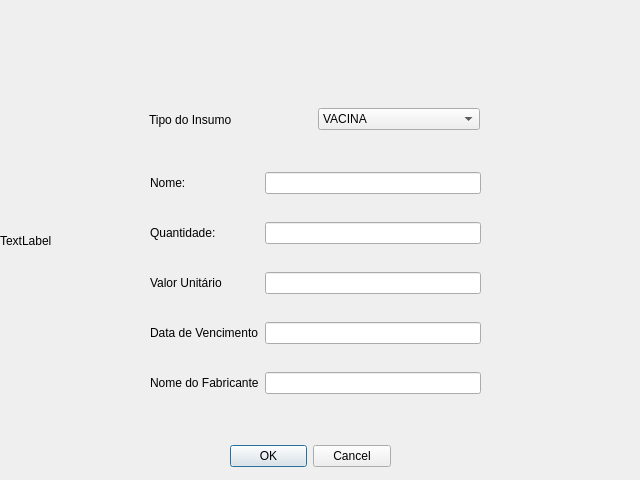
<?xml version="1.0" encoding="UTF-8"?>
<ui version="4.0">
 <class>cadastro</class>
 <widget class="QDialog" name="cadastro">
  <property name="geometry">
   <rect>
    <x>0</x>
    <y>0</y>
    <width>640</width>
    <height>480</height>
   </rect>
  </property>
  <property name="windowTitle">
   <string>Dialog</string>
  </property>
  <widget class="QDialogButtonBox" name="buttonBox">
   <property name="geometry">
    <rect>
     <x>230</x>
     <y>440</y>
     <width>161</width>
     <height>32</height>
    </rect>
   </property>
   <property name="orientation">
    <enum>Qt::Horizontal</enum>
   </property>
   <property name="standardButtons">
    <set>QDialogButtonBox::Cancel|QDialogButtonBox::Ok</set>
   </property>
  </widget>
  <widget class="QWidget" name="gridLayoutWidget">
   <property name="geometry">
    <rect>
     <x>150</x>
     <y>150</y>
     <width>331</width>
     <height>271</height>
    </rect>
   </property>
   <layout class="QGridLayout" name="gridLayout">
    <item row="0" column="0">
     <widget class="QLabel" name="label">
      <property name="text">
       <string>Nome:</string>
      </property>
     </widget>
    </item>
    <item row="1" column="0">
     <widget class="QLabel" name="label_2">
      <property name="text">
       <string>Quantidade: </string>
      </property>
     </widget>
    </item>
    <item row="3" column="1">
     <widget class="QLineEdit" name="vencimento"/>
    </item>
    <item row="2" column="1">
     <widget class="QLineEdit" name="valor"/>
    </item>
    <item row="0" column="1">
     <widget class="QLineEdit" name="nome"/>
    </item>
    <item row="1" column="1">
     <widget class="QLineEdit" name="quantidade"/>
    </item>
    <item row="3" column="0">
     <widget class="QLabel" name="label_4">
      <property name="text">
       <string>Data de Vencimento</string>
      </property>
     </widget>
    </item>
    <item row="2" column="0">
     <widget class="QLabel" name="label_3">
      <property name="text">
       <string>Valor Unitário</string>
      </property>
     </widget>
    </item>
    <item row="4" column="0">
     <widget class="QLabel" name="label_5">
      <property name="text">
       <string>Nome do Fabricante</string>
      </property>
     </widget>
    </item>
    <item row="4" column="1">
     <widget class="QLineEdit" name="fabricante"/>
    </item>
   </layout>
  </widget>
  <widget class="QWidget" name="horizontalLayoutWidget">
   <property name="geometry">
    <rect>
     <x>149</x>
     <y>89</y>
     <width>331</width>
     <height>61</height>
    </rect>
   </property>
   <layout class="QHBoxLayout" name="horizontalLayout">
    <item>
     <widget class="QLabel" name="label_6">
      <property name="text">
       <string>Tipo do Insumo</string>
      </property>
     </widget>
    </item>
    <item>
     <widget class="QComboBox" name="comboBox">
      <item>
       <property name="text">
        <string>VACINA</string>
       </property>
      </item>
      <item>
       <property name="text">
        <string>MEDICAMENTO</string>
       </property>
      </item>
      <item>
       <property name="text">
        <string>EPI</string>
       </property>
      </item>
     </widget>
    </item>
   </layout>
  </widget>
  <widget class="QLabel" name="label_7">
   <property name="geometry">
    <rect>
     <x>0</x>
     <y>0</y>
     <width>641</width>
     <height>481</height>
    </rect>
   </property>
   <property name="text">
    <string>TextLabel</string>
   </property>
  </widget>
  <zorder>label_7</zorder>
  <zorder>buttonBox</zorder>
  <zorder>gridLayoutWidget</zorder>
  <zorder>horizontalLayoutWidget</zorder>
 </widget>
 <resources/>
 <connections>
  <connection>
   <sender>buttonBox</sender>
   <signal>accepted()</signal>
   <receiver>cadastro</receiver>
   <slot>accept()</slot>
   <hints>
    <hint type="sourcelabel">
     <x>248</x>
     <y>254</y>
    </hint>
    <hint type="destinationlabel">
     <x>157</x>
     <y>274</y>
    </hint>
   </hints>
  </connection>
  <connection>
   <sender>buttonBox</sender>
   <signal>rejected()</signal>
   <receiver>cadastro</receiver>
   <slot>reject()</slot>
   <hints>
    <hint type="sourcelabel">
     <x>316</x>
     <y>260</y>
    </hint>
    <hint type="destinationlabel">
     <x>286</x>
     <y>274</y>
    </hint>
   </hints>
  </connection>
 </connections>
</ui>
